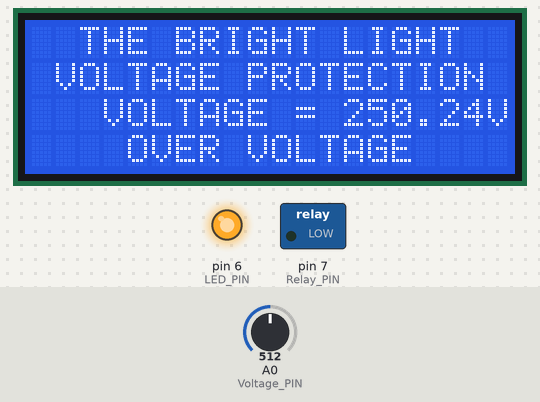
This sketch was run on a simulated Arduino Uno, built with avr-gcc and run on an emulated ATmega328P. On the bench: 20×4 character LCD, switched loads named in the sketch (green lamp = pin HIGH), output pins drawn as LEDs (lit = HIGH). The inputs (shaded band) are chosen by the test bench; at power-on: A0 (Voltage_PIN) = 512.

Above: at 1.2 s.
1.3 s: A0 (Voltage_PIN) set to 500
At 1.9 s:
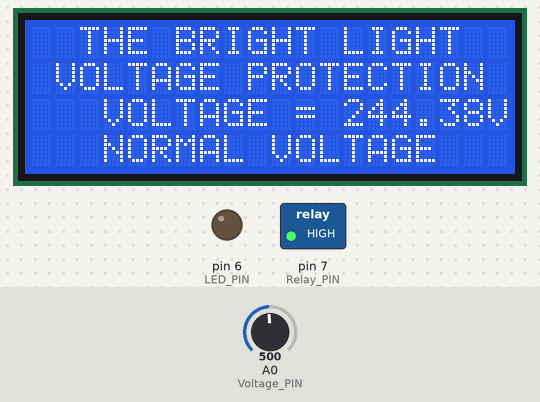
2.8 s: A0 (Voltage_PIN) set to 387
At 3.7 s:
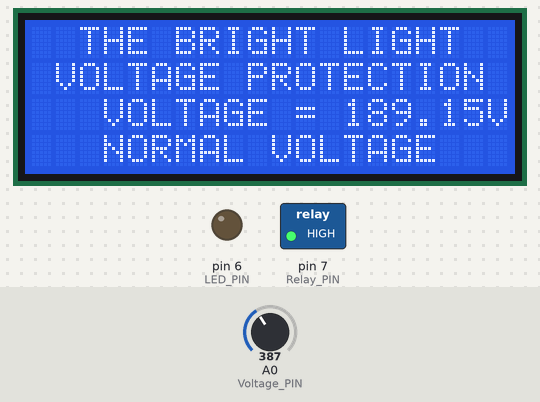
4.4 s: A0 (Voltage_PIN) set to 351
At 5.5 s:
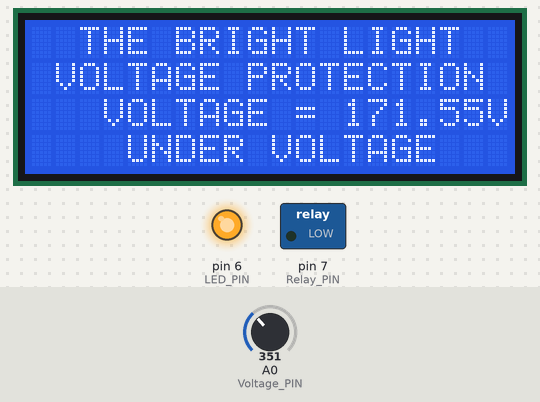
6.1 s: A0 (Voltage_PIN) set to 217
At 7.3 s:
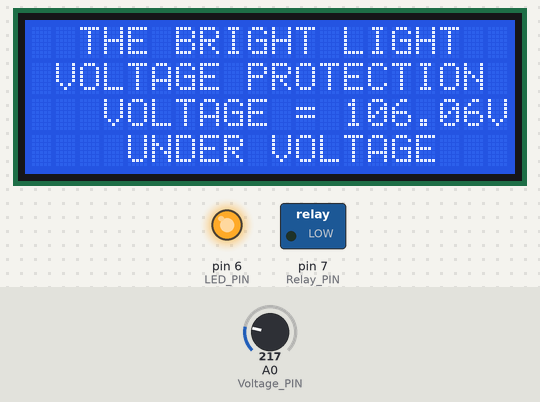
7.7 s: A0 (Voltage_PIN) set to 190
At 9.1 s:
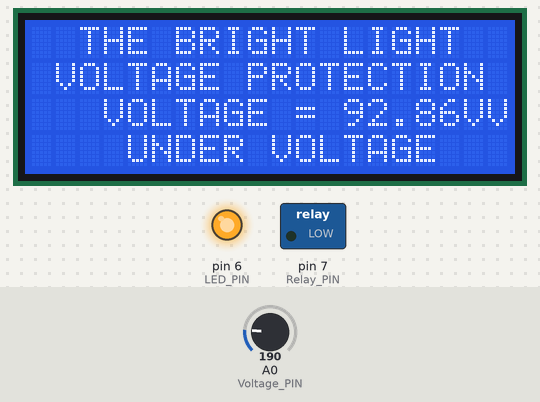
9.4 s: A0 (Voltage_PIN) set to 0
At 10.9 s:
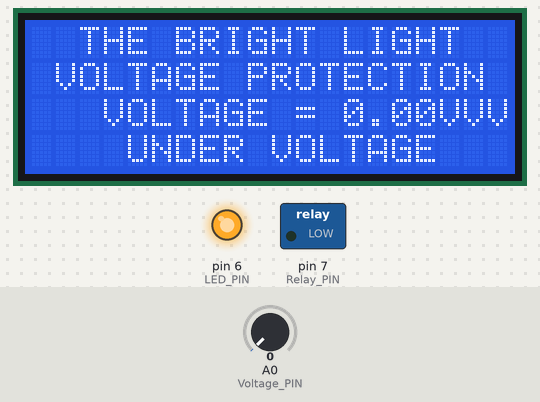
Timing chart, 0 to 12.0 s (numbered marks = the images above; inputs shaded):
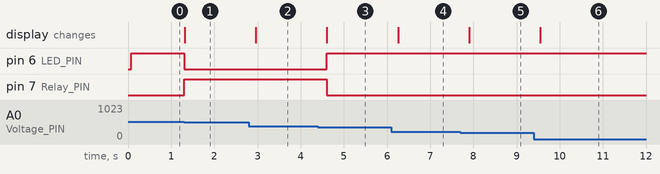

The sketch:

Arduinio_code.ino
```cpp
#include <LiquidCrystal.h>
LiquidCrystal lcd(13, 12, 11, 10, 9, 8);

const int Relay_PIN = 7;
const int LED_PIN = 6;
const int Voltage_PIN = A0;

void setup() {
  pinMode(Relay_PIN, OUTPUT);
  pinMode(LED_PIN, OUTPUT);
  lcd.begin(20, 4);
  lcd.setCursor(0,0);
  lcd.print("  THE BRIGHT LIGHT ");
  lcd.setCursor(0,1);
  lcd.print(" VOLTAGE PROTECTION ");
}

void loop() {
  int sensorValue = analogRead(Voltage_PIN);
  float Voltage = (sensorValue * 5.0 / 1023.0) * 100; //converting analog voltage to digital

  lcd.setCursor(0,2);
  lcd.print("   VOLTAGE = ");
  lcd.print(Voltage);
  lcd.print("V");

  if (Voltage >= 180 && Voltage <= 250) {
    digitalWrite(Relay_PIN, HIGH);
    digitalWrite(LED_PIN, LOW);
    lcd.setCursor(0,3);
    lcd.print("   NORMAL VOLTAGE   ");
  } else if (Voltage > 250) {
    digitalWrite(Relay_PIN, LOW);
    digitalWrite(LED_PIN, HIGH);
    lcd.setCursor(0,3);
    lcd.print("    OVER VOLTAGE   ");
  } else {
    digitalWrite(Relay_PIN, LOW);
    digitalWrite(LED_PIN, HIGH);
    lcd.setCursor(0,3);
    lcd.print("    UNDER VOLTAGE   ");
  }
  delay(200);
}
```

Measured:
- the behaviour switches between 512 and 511 on A0 (Voltage_PIN) (found by bisection; images 0 and 1)
- the behaviour switches between 369 and 368 on A0 (Voltage_PIN) (found by bisection; images 2 and 3)
- the behaviour switches between 205 and 204 on A0 (Voltage_PIN) (found by bisection; images 4 and 5)
- after the input at 1.3 s, pin 6 (LED_PIN): HIGH → LOW at once; pin 7 (Relay_PIN): LOW → HIGH at once; the display: changes at once (image 1)
- after the input at 2.8 s, the display: changes after 0.16 s (image 2)
- after the input at 4.4 s, pin 6 (LED_PIN): LOW → HIGH after 0.20 s; pin 7 (Relay_PIN): HIGH → LOW after 0.20 s; the display: changes after 0.21 s (image 3)
- after the input at 6.1 s, the display: changes after 0.15 s (image 4)
- after the input at 7.7 s, the display: changes after 0.20 s (image 5)
- after the input at 9.4 s, the display: changes after 0.15 s (image 6)
